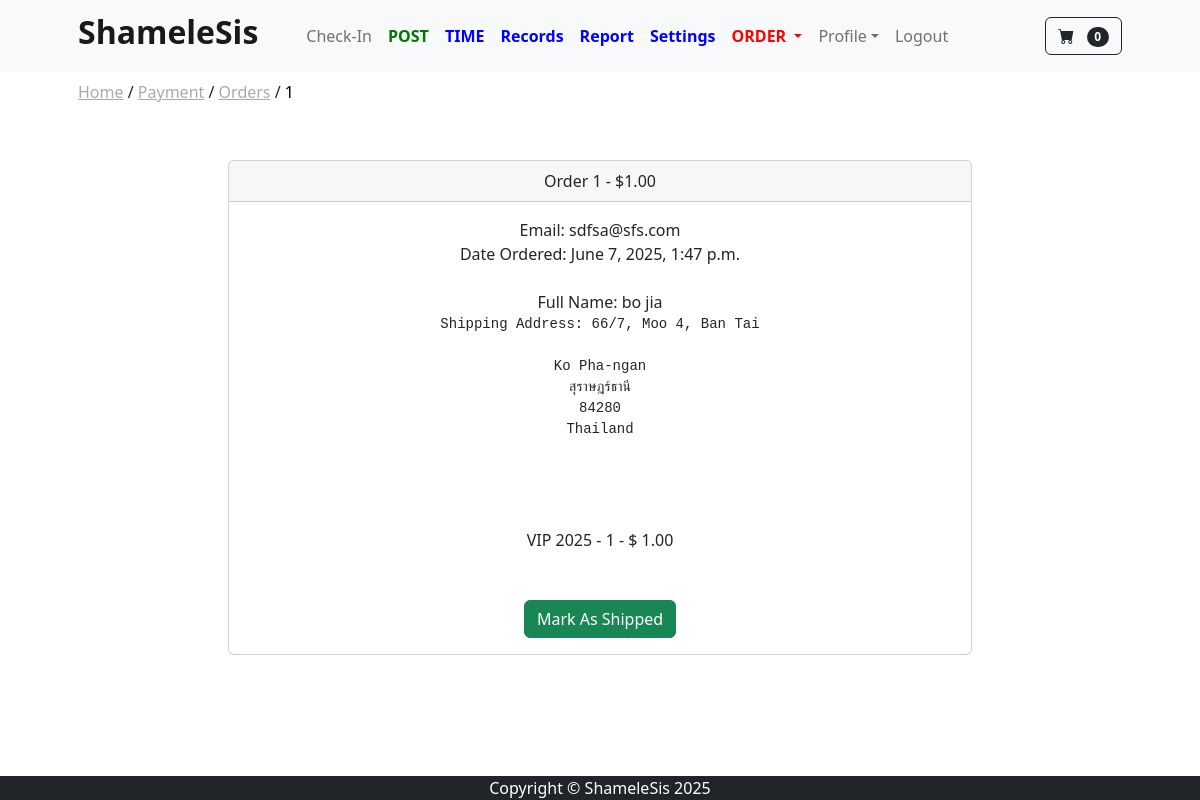
/payment/orders/1 (signed in), run on the app's committed database.
### payment/models.py (models this page shows, shortened)
class Order(models.Model):
    user = models.ForeignKey(User, on_delete=models.CASCADE, null=True, blank=True)
    full_name = models.CharField(max_length=255)
    email = models.EmailField(max_length=255)
    shipping_address = models.TextField(max_length=15000)
    amount_paid = models.DecimalField(max_digits=7, decimal_places=2)
    date_ordered = models.DateTimeField(auto_now_add=True)
    shipped = models.BooleanField(default=False)
    date_shipped = models.DateTimeField(blank=True, null=True)
    invoice = models.CharField(max_length=250, null=True, blank=True)
    paid = models.BooleanField(default=False)

class OrderItems(models.Model):
    order = models.ForeignKey(Order, on_delete=models.CASCADE, null=True)
    product = models.ForeignKey(Product, on_delete=models.CASCADE, null=True)
    user = models.ForeignKey(User, on_delete=models.CASCADE, null=True, blank=True)
    quantity = models.PositiveBigIntegerField(default=1)
    price = models.DecimalField(max_digits=7, decimal_places=2)

### store/models.py (models this page shows)
class Product(models.Model):
    name = models.CharField(max_length=100)
    price = models.DecimalField(default=0, decimal_places=2, max_digits=6)
    category = models.ForeignKey(Category, on_delete=models.CASCADE, default=1)
    description = models.CharField(max_length=250, default='', blank=True, null=True)
    image = CloudinaryField('image')
    is_sale = models.BooleanField(default=False)
    sale_price = models.DecimalField(default=0, decimal_places=2, max_digits=6)
    def __str__(self):
        return self.name

### payment/views.py (the view, shortened to what this page needs)
# urls.py: path('orders/<int:pk>', views.orders, name='orders'),
def orders(request, pk):
    if request.user.is_authenticated and request.user.is_superuser:
        order = Order.objects.get(id=pk)
        items = OrderItems.objects.filter(order=pk)
        return render(request, "payment/orders.html", {'order':order, 'items':items})
    else:
        messages.success(request, ('Access Denied'))
        return redirect('home')

### cart/cart.py (called while the page is built)
    def __len__(self):
        return len(self.cart)

### cart/context_processors.py (called while the page is built)
def cart(request):
    return {'cart': Cart(request)}

### hostel/context_processors.py (called while the page is built)
def language(request):
    return {
        'lang': request.session.get('lang', 'en')
    }

### store/context_processors.py (called while the page is built)
def base_breadcrumbs(request):
    path = request.path
    parts = path.strip('/').split('/')
    breadcrumbs = []
    url = ''
    for part in parts:
        url += f'/{part}'
        breadcrumbs.append({'name': part.replace('_', ' ').capitalize(), 'url': url})
    return {'breadcrumbs': breadcrumbs}

### store/templatetags/breadcrumbs.py (called while the page is built)
@register.inclusion_tag('breadcrumbs.html')
def show_breadcrumbs(breadcrumbs):
    return {'breadcrumbs': breadcrumbs}

### payment/templates/payment/orders.html (shortened to what this page needs)
{% extends 'base.html' %}
{% block content %}
<div class="container">
  <div class="row">
    <center>
      <div class="col-8">
        <br/><br/>
        <div class="card">
          <div class="card-header">
            Order {{ order.id }} - ${{ order.amount_paid }}
          </div>
          <div class="card-body">
            Email: {{ order.email }}<br/>
            {% if order_date_shipped %}
            Date Shipped: {{ order.date_shipped }}<br/>
            {% else %}
            Date Ordered: {{ order.date_ordered }}<br/>
            {% endif %}
            <br/>
            Full Name: {{ order.full_name }}<br/>
            <pre>Shipping Address: {{ order.shipping_address }}</pre><br/>
            <br/><br/>
            {% for item in items %}
              {{ item.product }} - {{ item.quantity }} - $ {{ item.price }}<br/>
            {% endfor %}
            <br/><br/>
            <form method="POST">
              {% if not order.shipped %}
              <button type="submit" class="btn btn-success">Mark As Shipped</button>
              {% else %}
              <input type="hidden" name="shipping_status" value="false">
              <button type="submit" class="btn btn-danger">Mark As Un-Shipped</button>
              {% endif %}
            </form>
          </div>
        </div>
        <br/><br/>
      </div>
    </center>
  </div>
</div>
{% endblock %}

### static/css/styles_customized.css (style rules this page uses)
html, body { height: 100%; margin: 0; display: flex; flex-direction: column; }

### data on the page
Order: id "1", amount_paid "1.00", email "sdfsa@sfs.com", date_ordered "June 7, 2025, 1:47 p.m.", full_name "bo jia", shipping_address "66/7, Moo 4, Ban Tai Ko Pha-ngan สุราษฎร์ธานี 84280 Thailand"
OrderItems: product "VIP 2025", quantity "1", price "1.00"

### other printed values
{{ cart|length }} "0"
{{ crumb.name }} "Payment" "Orders"
{{ crumb.name }} "1"
